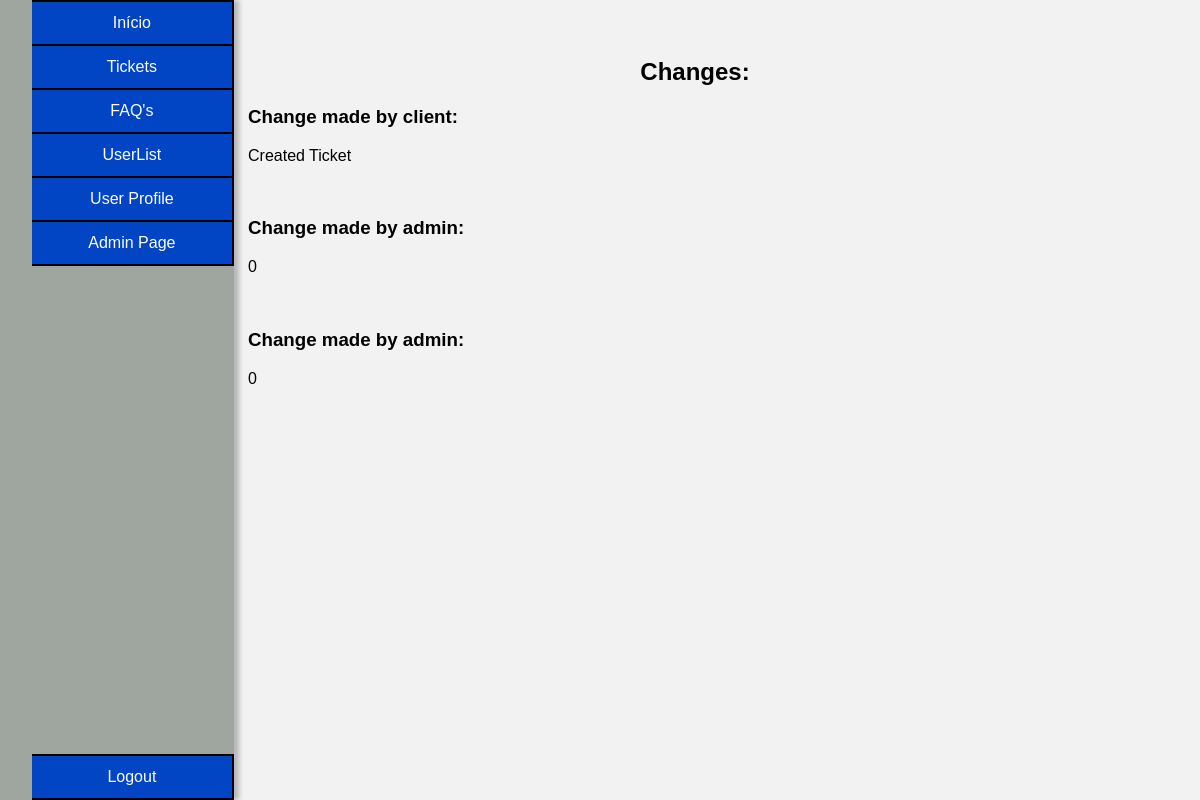
/list_of_changes.php?ticket_id=1 (signed in), run on an earlier commit of the app's database.
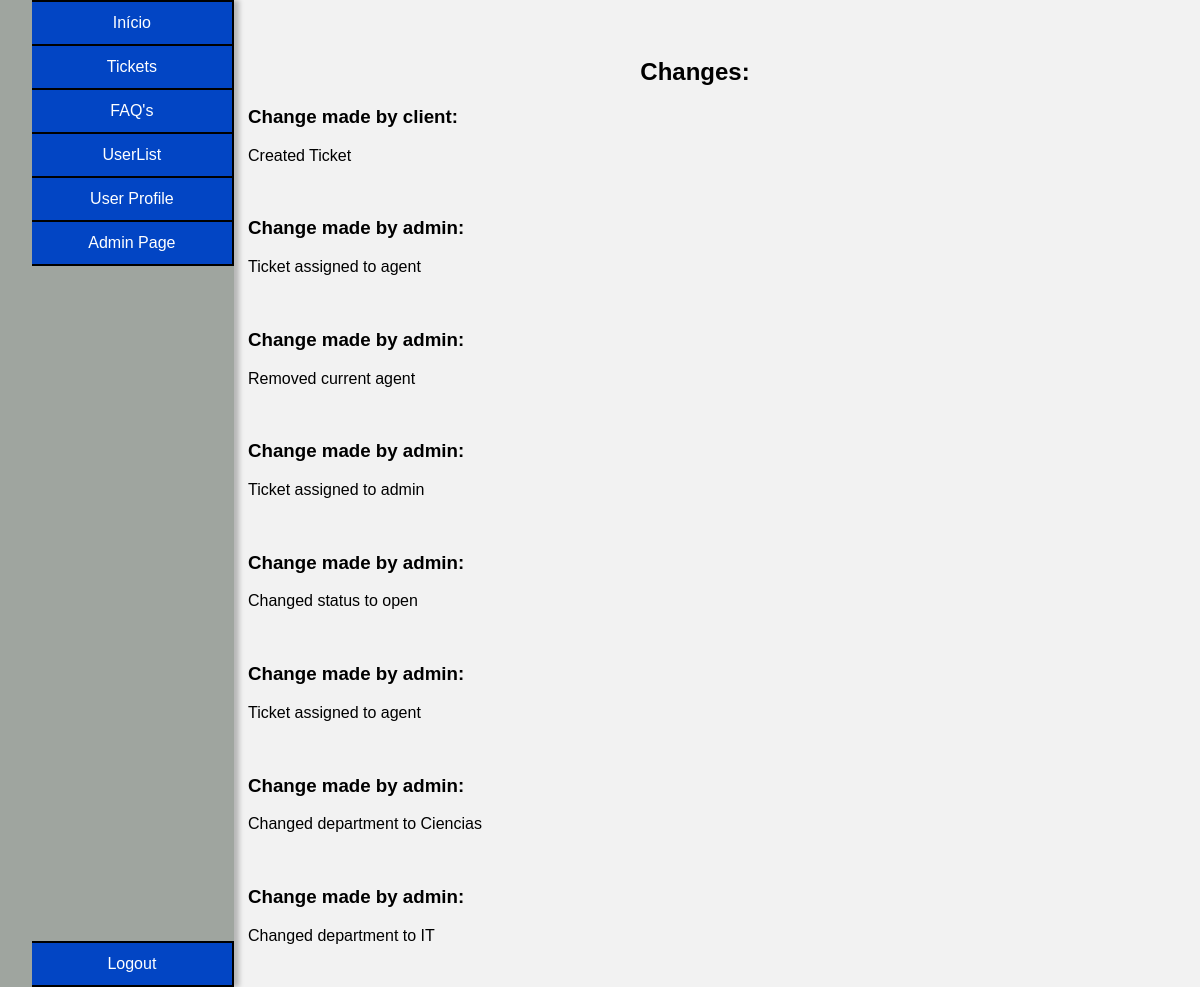
And on a later commit of the database.
### tables this page shows
CREATE TABLE changesToTicket (
  id INTEGER PRIMARY KEY,
  user_id INTEGER,
  ticket_id INTEGER,
  change TEXT NOT NULL,
  FOREIGN KEY (user_id) REFERENCES user(id) ON DELETE CASCADE,
  FOREIGN KEY (ticket_id) REFERENCES tickets(id) ON DELETE CASCADE
);

CREATE TABLE user(
    id INTEGER PRIMARY KEY,
    name VARCHAR(50) NOT NULL,
    username VARCHAR(50) UNIQUE NOT NULL,
    email VARCHAR(50) UNIQUE NOT NULL,
    password VARCHAR(255) NOT NULL,
    role VARCHAR(10) CHECK(role = 'client' or role = 'agent' or role = 'admin') NOT NULL,
    department_id INTEGER,
    FOREIGN KEY (department_id) REFERENCES department(id)
);

### functions.php (called while the page is built, shortened)
<?php
function searchUser($id){
    $db = getDatabaseConnection();
    $stmt = $db->prepare('SELECT * FROM user WHERE id = ?');
    $stmt->execute(array($id));
    return $stmt->fetch();
}
?>

### list_of_changes.php (the view, shortened to what this page needs)
<?php
require_once('functions.php');
$db = getDatabaseConnection();
$user = searchUser($_SESSION["user_id"]);
$stmt = $db->prepare('SELECT * FROM changesToTicket WHERE ticket_id = ?');
$stmt->execute(array($_GET["ticket_id"]));
$changes = $stmt->fetchAll();
?>
<!DOCTYPE html>
<html lang="en-US">
<link rel="stylesheet" href="css/style_index.css">
<link rel="stylesheet" href="css/user_profile.css">
   <head>
   </head>
   <body>
    <div class="container_master">
      <div class="container">
        <ul class="buttons">
        <button class="index" onclick="indexPage()">Início</button>
            <button class="tickets" onclick="ticketsPage()">Tickets</button>
            <button class="faqs" onclick="faqsPage()">FAQ's</button>
            <button class="users" onclick="usersPage()">UserList</button>
            <button onclick="sendDataUser('<?php echo $user['username'] ?>')">User Profile</button>
            <?php if($user["role"] == "admin"): ?>
            <button class="admin_page" onclick="adminPage()">Admin Page</button>
            <?php endif; ?>
            <button class="logout" onclick="logoutPage()">Logout</button>
        </ul>
      </div>
      <div class="content">
        <h2>Changes:</h2>
        <?php
          foreach($changes as $change){
            $change_author = searchUser($change["user_id"]);
            echo "<h3>Change made by " . $change_author["username"] . ":</h3>";
            echo "<p>" . $change["change"] . "</p>";
            echo "<br>";
          }
        ?>
      </div>
    </div>
   </body>
</html>

### css/style_index.css (style rules this page uses)
body { font-family: Arial, sans-serif; background-color: #f2f2f2; }
.buttons .admin_page { border-bottom: solid 2px black; }
.buttons .logout { border-bottom: solid 2px black; }
.buttons li, .buttons button { background-color: #0245c4; text-decoration: none; color: white; border: none; color: white; padding: 12px 20px; text-align: center; text-decoration: none; display: inline-block; font-size: 16px; cursor: pointer; width: 10em; border-top: solid 2px black; border-right: solid 2px black; }
.buttons { margin-top: 0%; }
.buttons button { width: 12.61em; }
h1, h2 { text-align: center; margin-top: 50px; }
h2 { font-size: 24px; }
.logout { position: fixed; bottom: 0; }
.container_master { display: flex; justify-content: space-between; margin: 0 50px; margin-top: 0; }
.container { display: flex; justify-content: space-between; margin-left: -5.5%; background-color: #9fa59f; height: 100%; position: fixed; bottom: 0; box-shadow: 5px 0 5px rgba(0, 0, 0, 0.25), -5px 0 5px rgba(0, 0, 0, 0.25); }
.buttons { display: flex; flex-direction: column; align-items: flex-start; }
.content { flex: 1; margin-left: 190px; width: 50em; }

What changed in the data, as far as the page shows it:
changed changestoticket (number 2 of 8 on the later page): change "0" → "Ticket assigned to agent"
changed changestoticket: change "0" → "Removed current agent"
added changestoticket: user.username "admin", change "Ticket assigned to admin"
added changestoticket: user.username "admin", change "Changed status to open"
added changestoticket: user.username "admin", change "Ticket assigned to agent"
added changestoticket: user.username "admin", change "Changed department to Ciencias"
added changestoticket: user.username "admin", change "Changed department to IT"
